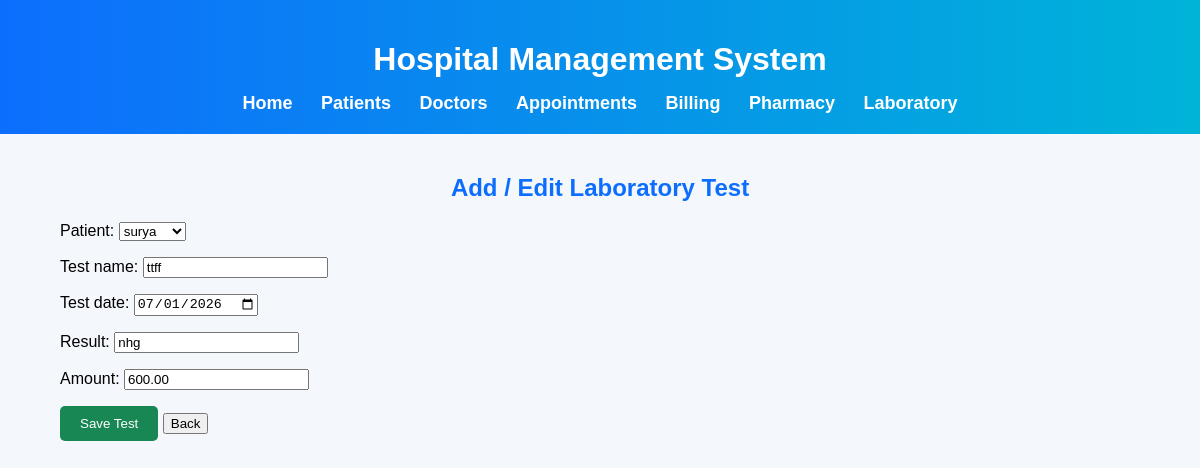
The page /edit_laboratory/1/ on the database its author committed.
### patients/models.py (models this page shows, shortened)
class Laboratory(models.Model):
    test_id = models.CharField(max_length=10, unique=True)
    patient = models.ForeignKey(Patient, on_delete=models.CASCADE)
    test_name = models.CharField(max_length=100)
    test_date = models.DateField()
    result = models.CharField(max_length=100)
    amount = models.DecimalField(max_digits=10, decimal_places=2)

### patients/views.py (the view)
# urls.py: path('edit_laboratory/<int:id>/', views.edit_laboratory, name='edit_laboratory'),
def edit_laboratory(request, id):
    test = get_object_or_404(Laboratory, id=id)
    if request.method == "POST":
        form = LaboratoryForm(request.POST, instance=test)
        if form.is_valid():
            form.save()
            return redirect('laboratory_list')
    else:
        form = LaboratoryForm(instance=test)
    return render(request, 'patients/add_laboratory.html', {'form': form})

### patients/forms.py
class LaboratoryForm(forms.ModelForm):
    class Meta:
        model = Laboratory
        fields = [
            'patient',
            'test_name',
            'test_date',
            'result',
            'amount'
        ]
        widgets = {
            'test_date': forms.DateInput(attrs={'type': 'date'}),
        }

### patients/models.py (called while the page is built)
    def __str__(self):
        return self.name

### patients/templates/patients/add_laboratory.html (shortened to what this page needs)
{% load static %}
<!DOCTYPE html>
<html>
<head>
    <link rel="stylesheet" href="{% static 'css/style.css' %}">
</head>
<body>
<header>
    <h1>Hospital Management System</h1>
    <nav>
        <a href="{% url 'home' %}">Home</a>
        <a href="{% url 'patient_list' %}">Patients</a>
        <a href="{% url 'doctor_list' %}">Doctors</a>
        <a href="{% url 'appointment_list' %}">Appointments</a>
        <a href="{% url 'billing_list' %}">Billing</a>
        <a href="{% url 'medicine_list' %}">Pharmacy</a>
        <a href="{% url 'laboratory_list' %}">Laboratory</a>
    </nav>
</header>
<div class="container">
<h2>Add / Edit Laboratory Test</h2>
<form method="POST">
    {{ form.as_p }}
    <button type="submit" class="btn">Save Test</button>
    <a href="{% url 'laboratory_list' %}">
        <button type="button">Back</button>
    </a>
</form>
</div>
</body>
</html>

### patients/static/css/style.css (style rules this page uses)
body { margin:0; padding:0; font-family:Arial,sans-serif; background:#f4f7fb; }
.container { width:90%; margin:auto; padding:20px; }
header { background:linear-gradient(90deg,#0d6efd,#00b4d8); color:white; text-align:center; padding:20px; }
header h1 { color:white; margin-bottom:15px; }
nav { margin-top:10px; }
nav a { color:white; text-decoration:none; margin:12px; font-size:18px; font-weight:bold; transition:.3s; }
h2 { text-align:center; color:#0d6efd; }
.btn { background:#198754; color:white; border:none; padding:10px 20px; border-radius:5px; cursor:pointer; }

### rows shown on the page
Laboratory: patient "surya", test_name "ttff", test_date "07/01/2026", result "nhg", amount "600.00"
